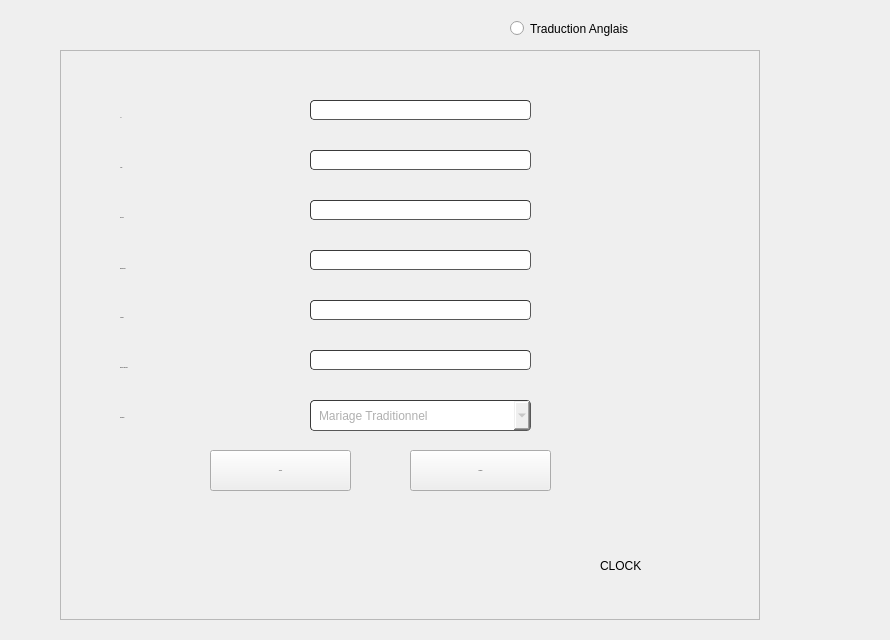
      <widget class="QWidget" name="tab_3">
       <attribute name="title">
        <string>Ajouter Client</string>
       </attribute>
       <widget class="QFrame" name="frame">
        <property name="geometry">
         <rect>
          <x>60</x>
          <y>50</y>
          <width>700</width>
          <height>570</height>
         </rect>
        </property>
        <property name="frameShape">
         <enum>QFrame::StyledPanel</enum>
        </property>
        <property name="frameShadow">
         <enum>QFrame::Raised</enum>
        </property>
        <widget class="QLabel" name="label_id">
         <property name="geometry">
          <rect>
           <x>60</x>
           <y>50</y>
           <width>131</width>
           <height>35</height>
          </rect>
         </property>
         <property name="font">
          <font>
           <family>century gothic</family>
           <pointsize>-1</pointsize>
           <weight>50</weight>
           <bold>false</bold>
          </font>
         </property>
         <property name="styleSheet">
          <string notr="true">*{
font-family:century gothic ;
font-size: 20ptx;
}</string>
         </property>
         <property name="text">
          <string>  ID                             </string>
         </property>
        </widget>
        <widget class="QLabel" name="label_nom">
         <property name="geometry">
          <rect>
           <x>60</x>
           <y>100</y>
           <width>151</width>
           <height>35</height>
          </rect>
         </property>
         <property name="font">
          <font>
           <family>century gothic</family>
           <pointsize>-1</pointsize>
           <weight>50</weight>
           <bold>false</bold>
          </font>
         </property>
         <property name="text">
          <string>Nom                           </string>
         </property>
        </widget>
        <widget class="QLabel" name="label_prenom">
         <property name="geometry">
          <rect>
           <x>60</x>
           <y>150</y>
           <width>121</width>
           <height>35</height>
          </rect>
         </property>
         <property name="font">
          <font>
           <family>century gothic</family>
           <pointsize>-1</pointsize>
           <weight>50</weight>
           <bold>false</bold>
          </font>
         </property>
         <property name="text">
          <string>Prenom                     </string>
         </property>
        </widget>
        <widget class="QLabel" name="label_budget_max">
         <property name="geometry">
          <rect>
           <x>60</x>
           <y>200</y>
           <width>141</width>
           <height>36</height>
          </rect>
         </property>
         <property name="font">
          <font>
           <family>century gothic</family>
           <pointsize>-1</pointsize>
           <weight>50</weight>
           <bold>false</bold>
          </font>
         </property>
         <property name="text">
          <string>Budget max              </string>
         </property>
        </widget>
        <widget class="QLabel" name="label_numero">
         <property name="geometry">
          <rect>
           <x>60</x>
           <y>250</y>
           <width>253</width>
           <height>35</height>
          </rect>
         </property>
         <property name="font">
          <font>
           <family>century gothic</family>
           <pointsize>-1</pointsize>
           <weight>50</weight>
           <bold>false</bold>
          </font>
         </property>
         <property name="text">
          <string>Numéro                     </string>
         </property>
        </widget>
        <widget class="QLabel" name="label_date">
         <property name="geometry">
          <rect>
           <x>60</x>
           <y>300</y>
           <width>270</width>
           <height>35</height>
          </rect>
         </property>
         <property name="font">
          <font>
           <family>century gothic</family>
           <pointsize>-1</pointsize>
           <weight>50</weight>
           <bold>false</bold>
          </font>
         </property>
         <property name="text">
          <string>date de mariage      </string>
         </property>
        </widget>
        <widget class="QLineEdit" name="lineEdit_id">
         <property name="geometry">
          <rect>
           <x>250</x>
           <y>50</y>
           <width>221</width>
           <height>20</height>
          </rect>
         </property>
         <property name="styleSheet">
          <string notr="true">	border-width: 1px; border-radius: 4px;
color: rgb(255, 255, 255);
	border-color: rgb(58, 58, 58);
	border-style: inset;
	padding: 0 8px;

	selection-background-color: rgb(187, 187, 187);
	selection-color: rgb(60, 63, 65);</string>
         </property>
         <property name="text">
          <string/>
         </property>
         <property name="placeholderText">
          <string>ID de 6 chiffres</string>
         </property>
        </widget>
        <widget class="QLineEdit" name="lineEdit_nom">
         <property name="geometry">
          <rect>
           <x>250</x>
           <y>100</y>
           <width>221</width>
           <height>20</height>
          </rect>
         </property>
         <property name="styleSheet">
          <string notr="true">
	border-width: 1px; border-radius: 4px;
color: rgb(255, 255, 255);
	border-color: rgb(58, 58, 58);
	border-style: inset;
	padding: 0 8px;

	selection-background-color: rgb(187, 187, 187);
	selection-color: rgb(60, 63, 65);</string>
         </property>
         <property name="text">
          <string/>
         </property>
         <property name="placeholderText">
          <string>NOM</string>
         </property>
        </widget>
        <widget class="QLineEdit" name="lineEdit_prenom">
         <property name="geometry">
          <rect>
           <x>250</x>
           <y>150</y>
           <width>221</width>
           <height>20</height>
          </rect>
         </property>
         <property name="styleSheet">
          <string notr="true">	border-width: 1px; border-radius: 4px;
color: rgb(255, 255, 255);
	border-color: rgb(58, 58, 58);
	border-style: inset;
	padding: 0 8px;

	selection-background-color: rgb(187, 187, 187);
	selection-color: rgb(60, 63, 65);</string>
         </property>
         <property name="text">
          <string/>
         </property>
         <property name="placeholderText">
          <string>PRENOM</string>
         </property>
        </widget>
        <widget class="QLineEdit" name="lineEdit_budget">
         <property name="geometry">
          <rect>
           <x>250</x>
           <y>200</y>
           <width>221</width>
           <height>20</height>
          </rect>
         </property>
         <property name="styleSheet">
          <string notr="true">	border-width: 1px; border-radius: 4px;
color: rgb(255, 255, 255);
	border-color: rgb(58, 58, 58);
	border-style: inset;
	padding: 0 8px;

	selection-background-color: rgb(187, 187, 187);
	selection-color: rgb(60, 63, 65);</string>
         </property>
         <property name="text">
          <string/>
         </property>
         <property name="placeholderText">
          <string>BUDGET</string>
         </property>
        </widget>
        <widget class="QLineEdit" name="lineEdit_num">
         <property name="geometry">
          <rect>
           <x>250</x>
           <y>250</y>
           <width>221</width>
           <height>20</height>
          </rect>
         </property>
         <property name="styleSheet">
          <string notr="true">	border-width: 1px; border-radius: 4px;
color: rgb(255, 255, 255);
	border-color: rgb(58, 58, 58);
	border-style: inset;
	padding: 0 8px;

	selection-background-color: rgb(187, 187, 187);
	selection-color: rgb(60, 63, 65);</string>
         </property>
         <property name="text">
          <string/>
         </property>
         <property name="placeholderText">
          <string>NUMERO</string>
         </property>
        </widget>
        <widget class="QLineEdit" name="lineEdit_date">
         <property name="geometry">
          <rect>
           <x>250</x>
           <y>300</y>
           <width>221</width>
           <height>20</height>
          </rect>
         </property>
         <property name="styleSheet">
          <string notr="true">	border-width: 1px; border-radius: 4px;
color: rgb(255, 255, 255);
	border-color: rgb(58, 58, 58);
	border-style: inset;
	padding: 0 8px;

	selection-background-color: rgb(187, 187, 187);
	selection-color: rgb(60, 63, 65);</string>
         </property>
         <property name="text">
          <string/>
         </property>
         <property name="placeholderText">
          <string>JJ/MM/AAAA</string>
         </property>
        </widget>
        <widget class="QPushButton" name="pushButton">
         <property name="geometry">
          <rect>
           <x>150</x>
           <y>400</y>
           <width>141</width>
           <height>41</height>
          </rect>
         </property>
         <property name="font">
          <font>
           <family>century gothic</family>
           <pointsize>-1</pointsize>
           <weight>50</weight>
           <bold>false</bold>
          </font>
         </property>
         <property name="text">
          <string>Ajouter</string>
         </property>
         <property name="icon">
          <iconset resource="ressources.qrc">
           <normaloff>:/img/ressources/128362656_213598176780517_3160026623662294284_n.png</normaloff>:/img/ressources/128362656_213598176780517_3160026623662294284_n.png</iconset>
         </property>
         <property name="iconSize">
          <size>
           <width>30</width>
           <height>30</height>
          </size>
         </property>
        </widget>
        <widget class="QPushButton" name="pushButton_edit">
         <property name="geometry">
          <rect>
           <x>350</x>
           <y>400</y>
           <width>141</width>
           <height>41</height>
          </rect>
         </property>
         <property name="font">
          <font>
           <family>century gothic</family>
           <pointsize>-1</pointsize>
           <weight>50</weight>
           <bold>false</bold>
          </font>
         </property>
         <property name="styleSheet">
          <string notr="true">
QPushButton:hover
{
color:#333;
border-raduis:15px;
background:#49ebff;
}</string>
         </property>
         <property name="text">
          <string>Modifier</string>
         </property>
         <property name="icon">
          <iconset resource="ressources.qrc">
           <normaloff>:/img/ressources/128586817_297996038251568_153686129387149344_n.png</normaloff>:/img/ressources/128586817_297996038251568_153686129387149344_n.png</iconset>
         </property>
         <property name="iconSize">
          <size>
           <width>30</width>
           <height>30</height>
          </size>
         </property>
        </widget>
        <widget class="QLabel" name="label_categorie">
         <property name="geometry">
          <rect>
           <x>60</x>
           <y>350</y>
           <width>270</width>
           <height>35</height>
          </rect>
         </property>
         <property name="font">
          <font>
           <family>century gothic</family>
           <pointsize>-1</pointsize>
           <weight>50</weight>
           <bold>false</bold>
          </font>
         </property>
         <property name="text">
          <string>Catégorie</string>
         </property>
        </widget>
        <widget class="QComboBox" name="comboBox_categorie">
         <property name="geometry">
          <rect>
           <x>250</x>
           <y>350</y>
           <width>221</width>
           <height>31</height>
          </rect>
         </property>
         <property name="styleSheet">
          <string notr="true">	border-width: 1px; border-radius: 4px;
	border-color: rgb(58, 58, 58);
color: rgb(177, 177, 177);
color: rgb(176, 176, 176);
	border-style: inset;
	padding: 0 8px;

	selection-background-color: rgb(187, 187, 187);
	selection-color: rgb(60, 63, 65);</string>
         </property>
         <item>
          <property name="text">
           <string>Mariage Traditionnel</string>
          </property>
         </item>
         <item>
          <property name="text">
           <string>Mariage Modern</string>
          </property>
         </item>
         <item>
          <property name="text">
           <string>Mariage African</string>
          </property>
         </item>
        </widget>
       </widget>
       <widget class="QLabel" name="label_8">
        <property name="geometry">
         <rect>
          <x>600</x>
          <y>500</y>
          <width>281</width>
          <height>131</height>
         </rect>
        </property>
        <property name="styleSheet">
         <string notr="true">font: 57 12pt &quot; MT&quot;;
color: rgb(0, 0, 0);
font: 57 28pt &quot;Engravers MT&quot;;
background-color:transparent;</string>
        </property>
        <property name="text">
         <string>CLOCK</string>
        </property>
       </widget>
       <widget class="QRadioButton" name="radioButton_3">
        <property name="geometry">
         <rect>
          <x>510</x>
          <y>20</y>
          <width>201</width>
          <height>17</height>
         </rect>
        </property>
        <property name="text">
         <string>Traduction Anglais</string>
        </property>
       </widget>
      </widget>
